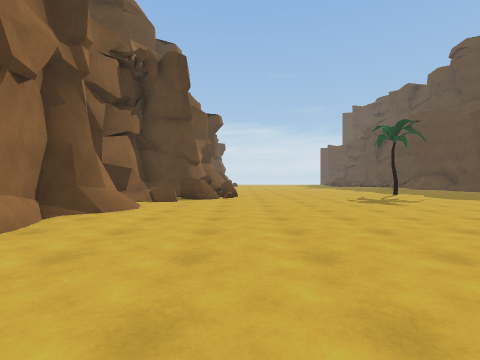
view 1 (above)

16 first-person views from a walk through a Unity game level. The camera is 1.2 m above the floor, looks level and sees 85° across. The floor is counted in squares, 2 m on a side. Each view is taken from the middle of a square. On the plan, view 1 faces up. The plan holds only what a view shows up to about 9 squares ahead; the rest is blank. The place goes on beyond the plan. The player character is not drawn.

view 2
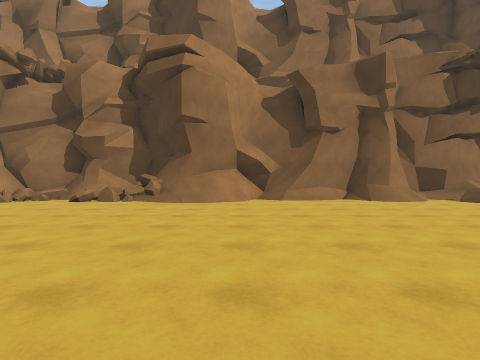

view 3
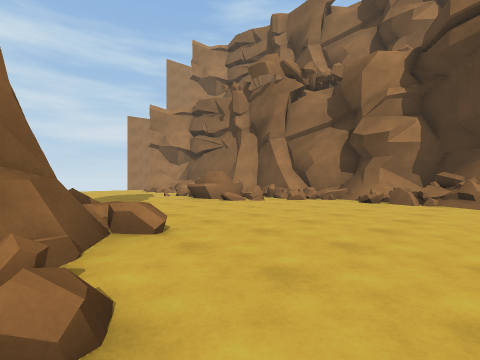

view 4
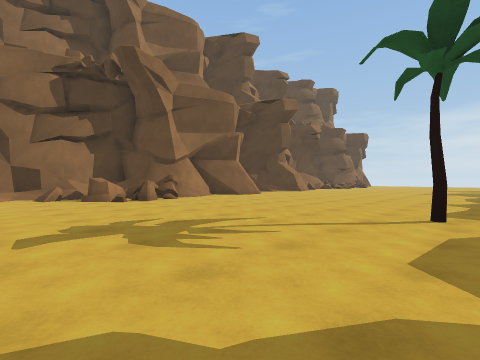

view 5
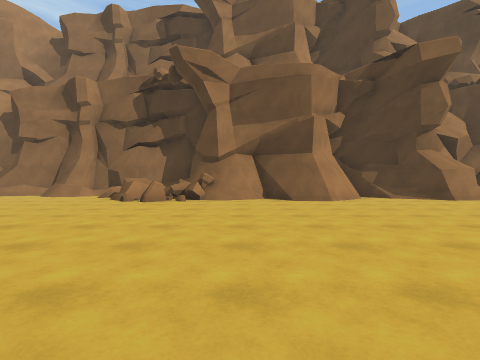

view 6
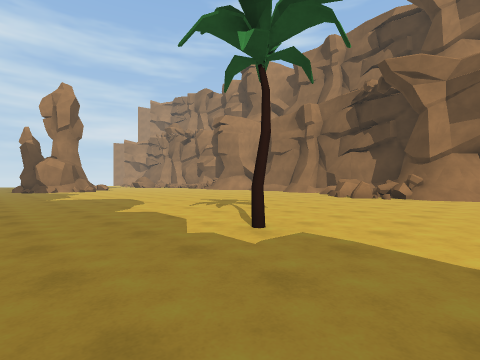

view 7
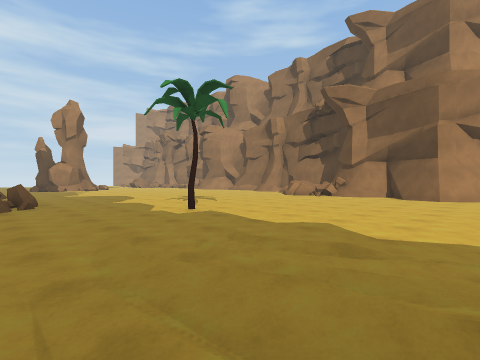

view 8
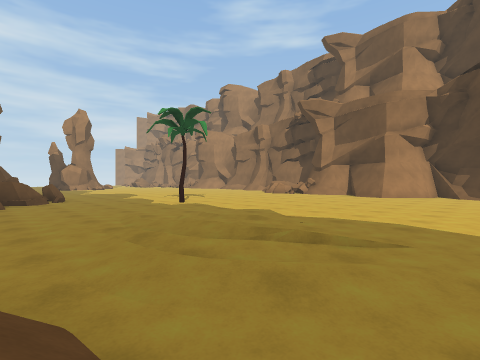

view 9
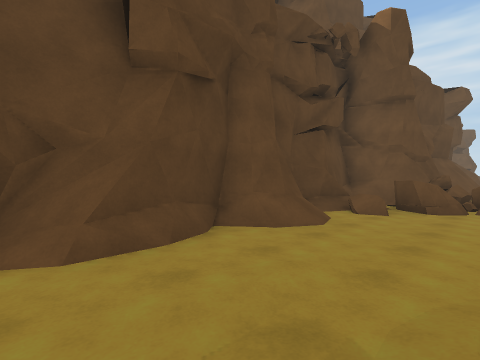

view 10
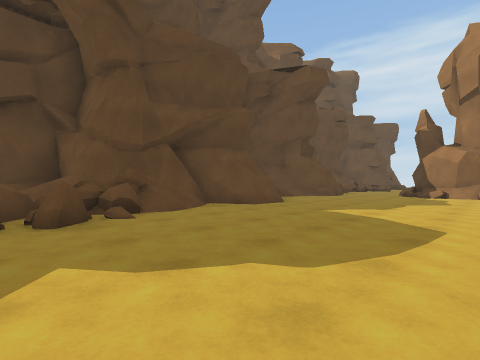

view 11
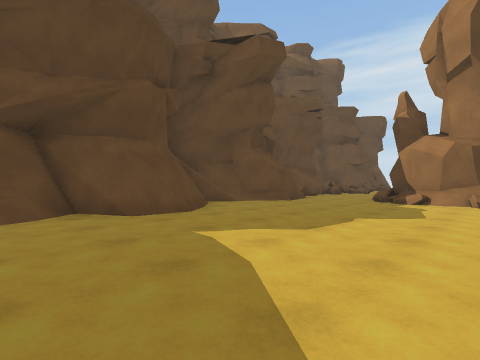

view 12
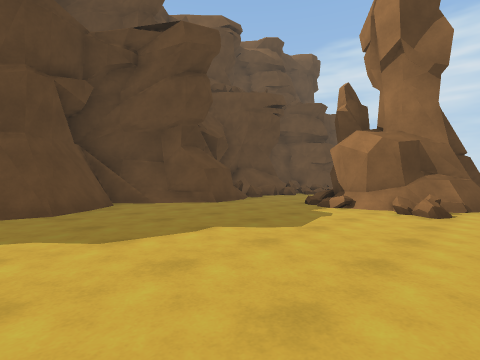

view 13
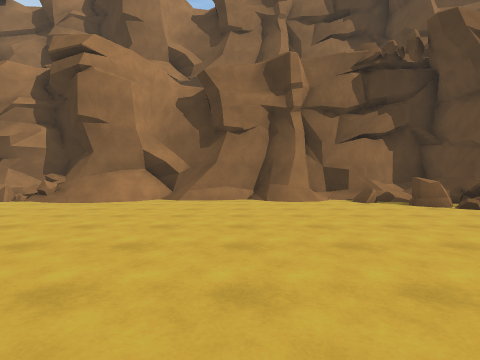

view 14
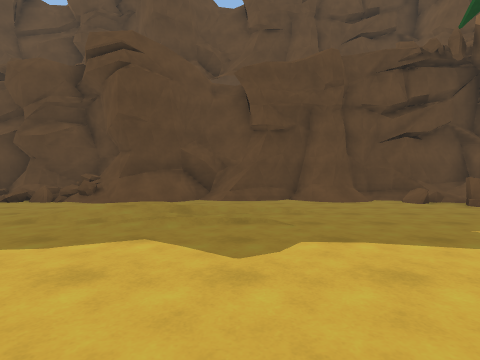

view 15
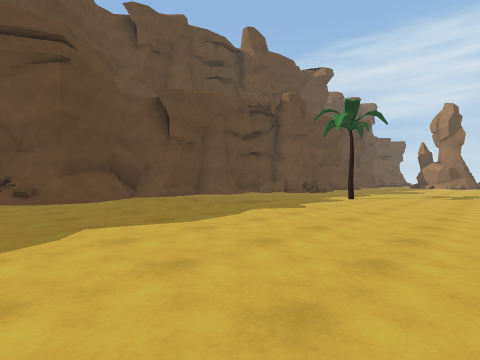

view 16
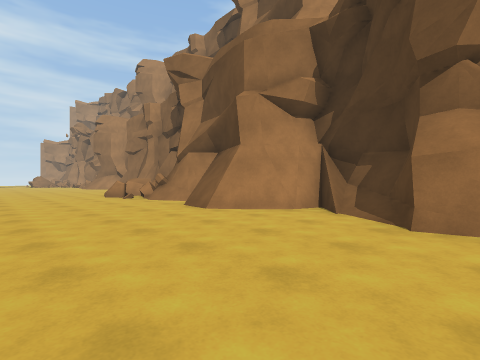

### Floor plan
Key: @ floor where view 1 was taken; # wall or solid block; . floor; / step, stairs or slope; = window, fence, low wall or low ledge; ^ raised ledge; T tree.
Columns run from 4 left of view 1 to 13 right of it. Each row starts with its distance up from view 1.
 19    #...........==#
 18  ###.........../##
 17  #=.........////##
 16  ##.........////##
 15   ##.........//./#
 14   ##........./../#
 13   #........../..##
 12   #/............#
 11  ##=......T.....#
 10  ##=............#
  9  #^==..........=#
  8  #=#..........^^#
  7  ##..........=#=#
  6  #............=##
  5  #............/#
  4 ##............/#
  3 ##............##
  2 #/............##
  1 ##.............#
  0 ##/.@..........#
 -1 ##/.........../#
 -2 #==...........##
 -3 #=/......###..#
 -4 #/......####..
 -5 #/......##
 -6 ##=....
 -7 ##=#=..
 -8    ==..
 -9      ..

Positions as (right, up) in squares from view 1, and headings:
1: (0, 0), facing up
2: (5, 1), facing left
3: (5, -1), facing down-left
4: (7, 6), facing up-left
5: (7, 12), facing left
6: (9, 13), facing down-left
7: (10, 16), facing down-left
8: (11, 18), facing down-left
9: (9, 15), facing down-right
10: (5, 8), facing down-right
11: (5, 5), facing down-right
12: (4, 3), facing down-right
13: (5, 4), facing left
14: (4, 14), facing right
15: (3, 19), facing down-right
16: (3, 19), facing down-left
